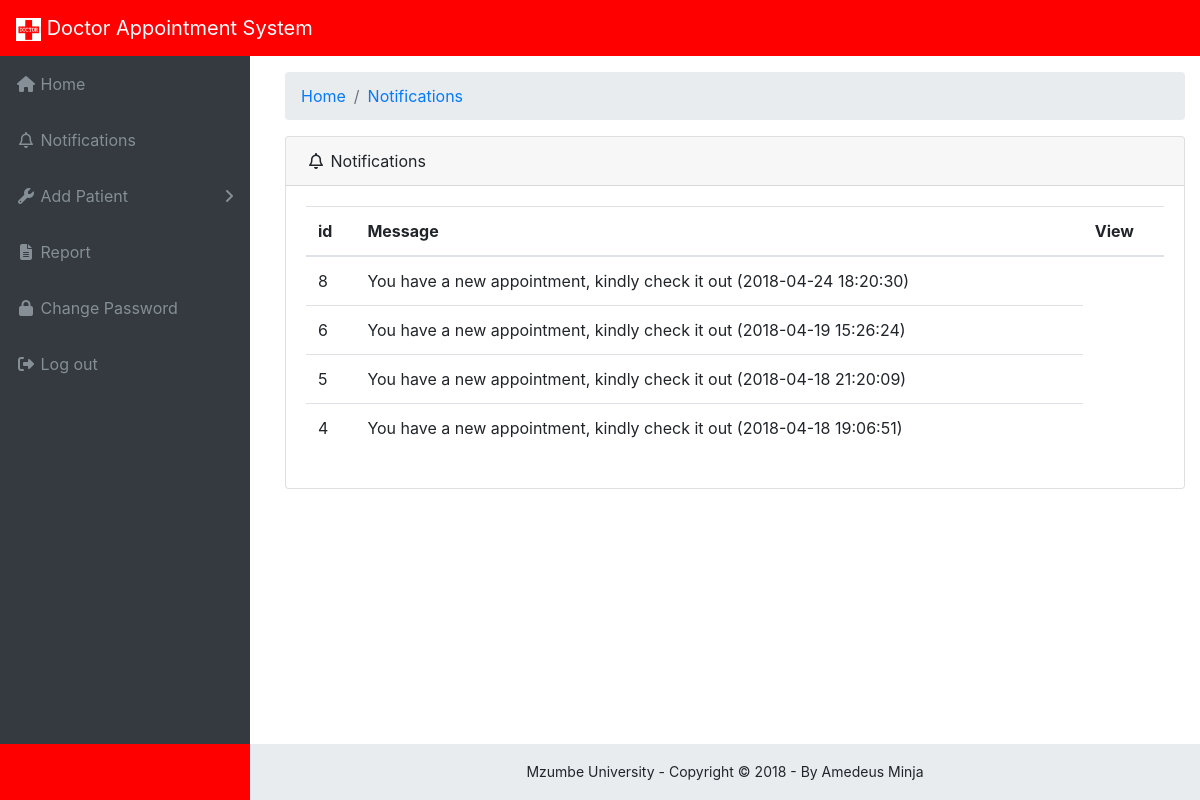
Page /doctor-notifications.php (signed in) on the committed database.
### tables this page shows
CREATE TABLE IF NOT EXISTS `notifications` (
  `id` int(11) NOT NULL AUTO_INCREMENT,
  `sender` varchar(225) NOT NULL,
  `receiver` varchar(225) NOT NULL,
  `message` text NOT NULL,
  `time` timestamp NOT NULL DEFAULT CURRENT_TIMESTAMP,
  PRIMARY KEY (`id`)
);

### doctor-notifications.php (the view, shortened to what this page needs)
<?php
include './Connectivity.php';
    $get_docid = mysqli_fetch_array ( mysqli_query ( $conn, "Select doctorid from doctor where email='".$_SESSION['email']."'" ) );
    $docid = $get_docid ["doctorid"];
    $queryPerson = "select * from notifications where receiver = '$docid' order by id desc";
    $getPerson = mysqli_query($conn, $queryPerson);
?>
<!DOCTYPE html>
<html lang="en">
    <head>
        <?php include 'includes/head_tag.php' ?>
    </head>
    <body class="fixed-nav sticky-footer bg-dark" id="page-top">
        <?php include 'includes/header.php' ?>
        <div class="content-wrapper">
            <div class="container-fluid">
                <ol class="breadcrumb">
                    <li class="breadcrumb-item">
                        <a href="home.php">Home</a>
                    </li>
                    <li class="breadcrumb-item">
                        <a href="doctor-notifications.php">Notifications</a>
                    </li>
                </ol>
                <div class="row">
                    <div class="col-md-12">
                        <div class="card mb-3">
                            <div class="card-header"> <i class="fa fa-fw fa-bell-o"></i> Notifications
                            </div>
                            <div class="card-body">
                                <table class="table">
                                    <thead>
                                        <tr>
                                            <th>id</th>
                                            <th>Message</th>
                                             <th>View</th>
                                        </tr>
                                    </thead>
                                    <tbody>
                                        <?php while ($row = mysqli_fetch_array($getPerson)) {
                                          ?>
                                        <tr>
                                            <td><?=$row['id']?></td>
                                            <td><?=$row['message']?> (<?=$row['time']?>)</td>
                                        </tr>
                                        <?php
                                        }?>
                                    </tbody>
                                </table>
                            </div>
                        </div>
                </div>
            </div>
            <?php
            include './includes/footer.php';
            ?>
        </div>
    </body>
</html>

### css/sb-admin.css (style rules this page uses)
html { position: relative; min-height: 100%; }
body { overflow-x: hidden; }
body.sticky-footer { margin-bottom: 56px; }
body.sticky-footer .content-wrapper { min-height: calc(100vh - 56px - 56px); padding-left: 20px; }
body.fixed-nav { padding-top: 56px; }
.content-wrapper { min-height: calc(100vh - 56px); padding-top: 1rem; }
.content-wrapper { overflow-x: hidden; background: white; }
@media (min-width: 992px) { .content-wrapper { margin-left: 250px; } }

### includes/head_tag.php (style rules this page uses)
.bg-dark { background-color: red!important; }

### rows in the picture
notifications: id "8", message "You have a new appointment, kindly check it out", time "2018-04-24 18:20:30"
notifications: id "6", message "You have a new appointment, kindly check it out", time "2018-04-19 15:26:24"
notifications: id "5", message "You have a new appointment, kindly check it out", time "2018-04-18 21:20:09"
notifications: id "4", message "You have a new appointment, kindly check it out", time "2018-04-18 19:06:51"
